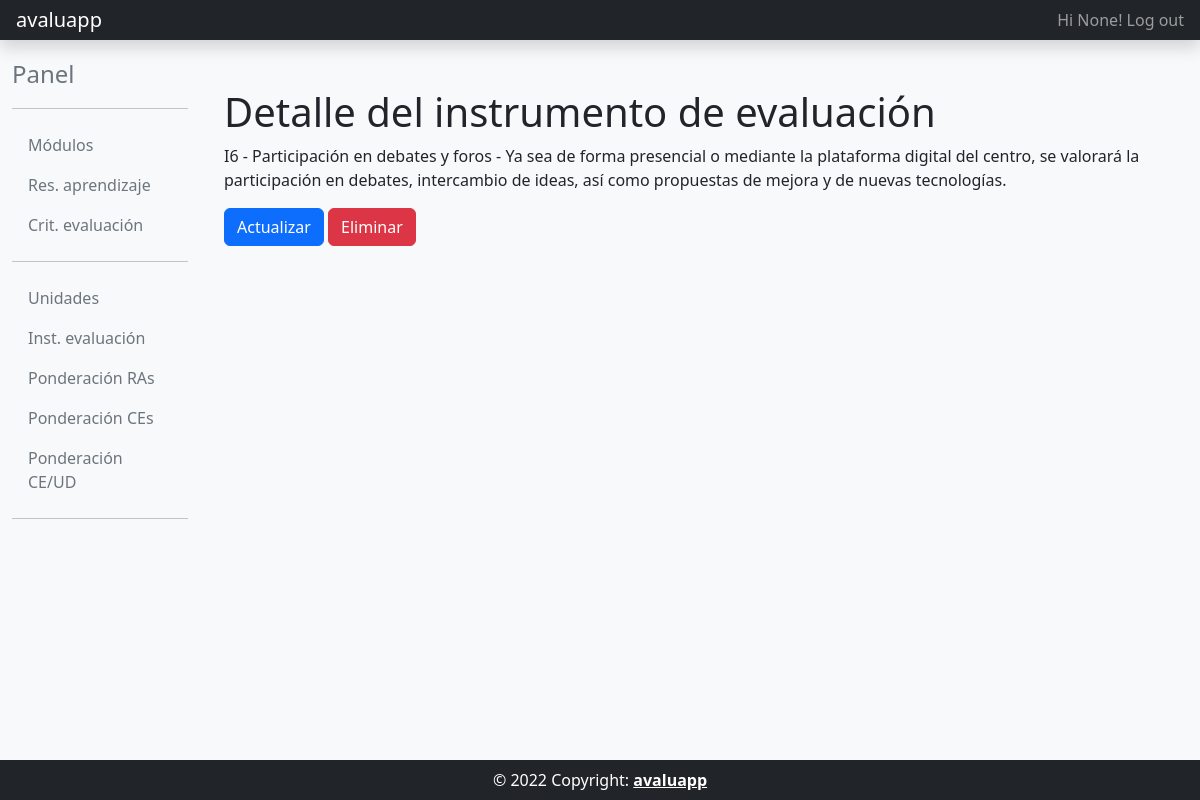
Page /ie_detail/1/ (signed in) on the committed database.
### usuarios/models.py (models this page shows, shortened)
class MyUser(AbstractBaseUser, PermissionsMixin):
    username = models.CharField(max_length=33, null=True)
    email = models.EmailField(_('email address'), unique=True)
    activo = models.BooleanField(default=False)
    create_date = models.DateTimeField(auto_now_add=True)
    update_date = models.DateTimeField(auto_now=True)
    is_staff = models.BooleanField(default=False)
    is_active = models.BooleanField(default=True)
    USERNAME_FIELD = 'email'
    REQUIRED_FIELDS = []
    objects = MyUserManager()
    class Meta:
        verbose_name = 'Usuario'
        verbose_name_plural = 'Usuarios'

### programacion_didactica/models.py (models this page shows, shortened)
class InstEvaluacion(models.Model):
    codigo = models.CharField(max_length = 4, verbose_name="Código", unique=True)
    nombre = models.CharField(max_length = 256, verbose_name="Nombre", unique=True)
    descripcion = models.TextField(verbose_name="Descripción")
    class Meta:
        verbose_name = 'Instrumento Evaluación'
        verbose_name_plural = 'Instrumentos Evaluación'
        ordering = ['codigo']

### programacion_didactica/views.py (the view)
# urls.py: path('ie_detail/<int:pk>/', programacion_didactica_views.InstEvDetailView.as_view(), name='ie_detail'),
class InstEvDetailView(DecoratorsMixin, DetailView):
    model = InstEvaluacion
    template_name = 'programacion_didactica/ie_detail.html'

### common/mixins.py (called while the page is built)
    @method_decorator(login_required)
    def dispatch(self, request, *args, **kwargs):
        return super().dispatch(request, *args, **kwargs)

### templates/programacion_didactica/ie_detail.html
{% extends "common/base_intranet.html" %}
{% block main_content %}
<h1>Detalle del instrumento de evaluación</h1>
<p>
    {{object.codigo}} - {{object.nombre}} - {{object.descripcion}}
</p>
<a class="btn btn-primary" href="/ie_update/{{object.id}}"> Actualizar </a>
<a class="btn btn-danger" href="/ie_delete/{{object.id}}"> Eliminar </a>
{% endblock main_content %}

### templates/common/header_website.html (shortened to what this page needs)
<header class="navbar navbar-dark sticky-top bg-dark flex-md-nowrap p-0 shadow">
  <a class="navbar-brand col-md-3 col-lg-2 px-3 ml-5" href="/">avaluapp</a>
  <div class="navbar-nav">
    <div class="nav-item text-nowrap d-flex">
      {% if user.is_authenticated %}
        <a class="nav-link px-3" href="{% url 'account_logout' %}"">Hi {{ request.user.username }}! Log out</a>
      {% else %}
        <a class="nav-link px-3" href="{% url 'account_login' %}"">Log in</a>
      {% endif %}
    </div>
  </div>
</header>

### rows in the picture
MyUser: user.username "None"
InstEvaluacion: codigo "I6", nombre "Participación en debates y foros", descripcion "Ya sea de forma presencial o mediante la plataforma digital del centro, se valorará la participación en debates, intercambio de ideas, así como propuestas de mejora y de nuevas tecnologías."
